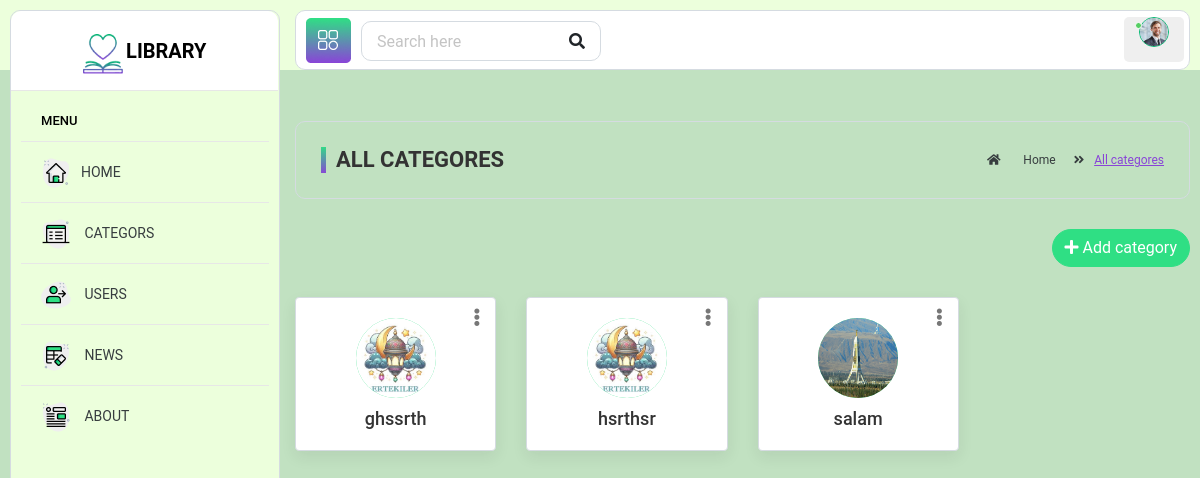
/categors, run on an earlier commit of the app's database.
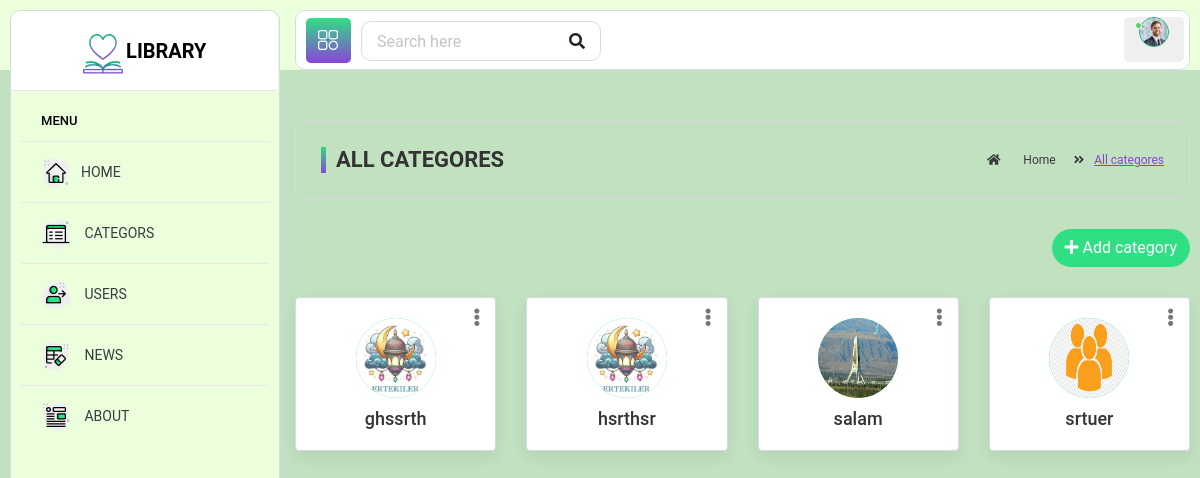
And on a later commit of the database.
### project/models.py (models this page shows, shortened)
class Category(models.Model):
    name = models.CharField(max_length=100, null=True)
    image = models.ImageField(upload_to="project/%Y/%m/%d/", default="prject/1.jpg")

### project/views.py (the view)
# urls.py: path('categors', views.categors, name='categors'),
def categors(request):
    categorys = Category.objects.all()
    context = {'categorys':categorys}
    return render(request, 'categors.html', context )

### templates/categors.html (shortened to what this page needs)
﻿{% extends 'base.html' %}
{% load static %}
{% block content %}
<div class="content container-fluid">
	<div class="page-header">
		<div class="row">
			<div class="col-lg-6 col-md-6 col-sm-6 col-12">
				<h5 class="text-uppercase mb-0 mt-0 page-title">all categores</h5>
			</div>
			<div class="col-lg-6 col-md-6 col-sm-6 col-12">
				<ul class="breadcrumb float-right p-0 mb-0">
					<li class="breadcrumb-item"><a href="{% url 'index' %}"><i class="fas fa-home"></i> Home</a>
					</li>
					<li class="breadcrumb-item"><span> All categores</span></li>
				</ul>
			</div>
		</div>
	</div>
	<div class="row">
		<div class="col-sm-4 col-11">
		</div>
		<div class="col-sm-8 col-12 text-right add-btn-col">
			<a href="{% url 'add_categor'  %}" class="btn btn-primary btn-rounded float-right"><i class="fas fa-plus"></i>
				Add category</a>
		</div>
	</div>
	<div class="row staff-grid-row">
		{% for category in categorys %}
		<div class="col-md-4 col-sm-6 col-12 col-xl-3">
			<div class="profile-widget">
				<div class="profile-img">
					<a href="{% url 'books' category.id %}"><img class="avatar" src="{{category.image.url}}" alt=""></a>
				</div>
				<div class="dropdown profile-action">
					<a href="#" class="action-icon dropdown-toggle" data-toggle="dropdown" aria-expanded="false"><i
							class="fas fa-ellipsis-v"></i></a>
				</div>
				<h4 class="user-name m-t-10 m-b-0 text-ellipsis"><a href="#">{{category.name}}</a></h4>
			</div>
		</div>
		 {% endfor %}
	</div>
	{% endblock %}

### templates/base.html (shortened to what this page needs)
{% load static %}
<!DOCTYPE html>
<html lang="en">
<head>
	<link href="../../../../css?family=Roboto:300,400,500,700,900" rel="stylesheet">
	<link rel="stylesheet" href="{% static 'assets/css/bootstrap.min.css' %}">
	<link rel="stylesheet" href="{% static 'assets/plugins/fontawesome/css/all.min.css' %}">
	<link rel="stylesheet" href="{% static 'assets/plugins/fontawesome/css/fontawesome.min.css' %}">
	<link rel="stylesheet" href="{% static 'assets/css/fullcalendar.min.css' %}">
	<link rel="stylesheet" href="{% static 'assets/css/dataTables.bootstrap4.min.css' %}">
	<link rel="stylesheet" href="{% static 'assets/plugins/morris/morris.css' %}">
	<link rel="stylesheet" href="{% static 'assets/css/style.css' %}">
	<link rel="stylesheet" href="{% static 'assets/plugins/simpleline/simple-line-icons.css' %}">
</head>
<body>
	<div class="main-wrapper">
		{% include 'footer.html' %}
		{% include 'navbar.html' %}
	</div>
	<div class="page-wrapper">
		{% block content %}
		{% endblock %}
	</div>
	</div>
</body>
</html>

### templates/footer.html (shortened to what this page needs)
{% load static %}
<div class="header-outer">
    <div class="header">
        <a id="toggle_btn" class="float-left" href="javascript:void(0);">
            <img src="{% static 'assets/img/sidebar/icon-21.png' %}" alt="">
        </a>
        <ul class="nav float-left">
            <li>
                <div class="top-nav-search">
                    <form method="get" action="#">
                        <input class="form-control" type="text" placeholder="Search here">
                        <button class="btn" type="submit"><i class="fa fa-search"></i></button>
                    </form>
                </div>
            </li>
        </ul>
        <ul class="nav user-menu float-right">
            <li class="nav-item dropdown has-arrow">
                <a href="#" class=" nav-link user-link" data-toggle="dropdown">
                    <span class="user-img"><img class="rounded-circle" src="{% static 'assets/img/user-06.jpg' %}" width="30"
                            alt="Admin">
                        <span class="status online"></span></span>
                </a>
            </li>
        </ul>
    </div>
</div>

### templates/navbar.html
{% load static %}
<div class="sidebar" id="sidebar">
  <div class="sidebar-inner slimscroll">
    <div id="sidebar-menu" class="sidebar-menu">
      <div class="header-left">
        <a href="{% url 'index' %}" class="logo">
          <img src="{% static 'assets/img/logo1.png' %}" width="40" height="40" alt="">
          <span class="text-uppercase">Library</span>
        </a>
      </div>
      <ul class="sidebar-ul">
        <li class="menu-title">Menu</li>
        <li class="{% if '' == request.path %} active {% endif %}">
          <a href="{% url 'index' %}"><img src="{% static 'assets/img/sidebar/icon-1.png' %}"
              alt="icon"><span>Home</span></a>
        </li>
        <li class="{% if categor in request.path %} active {% endif %}">
          <a href="{% url 'categors' %}"><img src="{% static 'assets/img/sidebar/icon-12.png' %}" alt="icon">
            <span>Categors</span></a>
        </li>
        <li>
          <a href="{% url 'users' %}"><img src="{% static 'assets/img/sidebar/icon-2.png' %}" alt="icon">
            <span>Users</span></a>
        </li>
        <li>
          <a href="{% url 'news' %}"><img src="{% static 'assets/img/sidebar/icon-7.png' %}" alt="icon">
            <span>News</span></a>
        </li>
        <li>
          <a href="{% url 'about' %}"><img src="{% static 'assets/img/sidebar/icon-19.png' %}" alt="icon">
            <span>About</span></a>
        </li>
      </ul>
    </div>
  </div>

What changed in the data, as far as the page shows it:
added Category: image (picture), name "srtuer"
